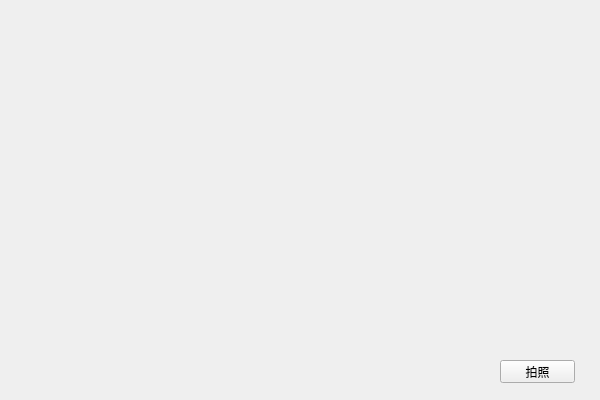
<?xml version="1.0" encoding="UTF-8"?>
<ui version="4.0">
 <class>Widget</class>
 <widget class="QWidget" name="Widget">
  <property name="geometry">
   <rect>
    <x>0</x>
    <y>0</y>
    <width>600</width>
    <height>400</height>
   </rect>
  </property>
  <property name="windowTitle">
   <string>Widget</string>
  </property>
  <widget class="QPushButton" name="pushButton">
   <property name="geometry">
    <rect>
     <x>500</x>
     <y>360</y>
     <width>75</width>
     <height>23</height>
    </rect>
   </property>
   <property name="text">
    <string>拍照</string>
   </property>
  </widget>
 </widget>
 <layoutdefault spacing="6" margin="11"/>
 <resources/>
 <connections/>
</ui>
